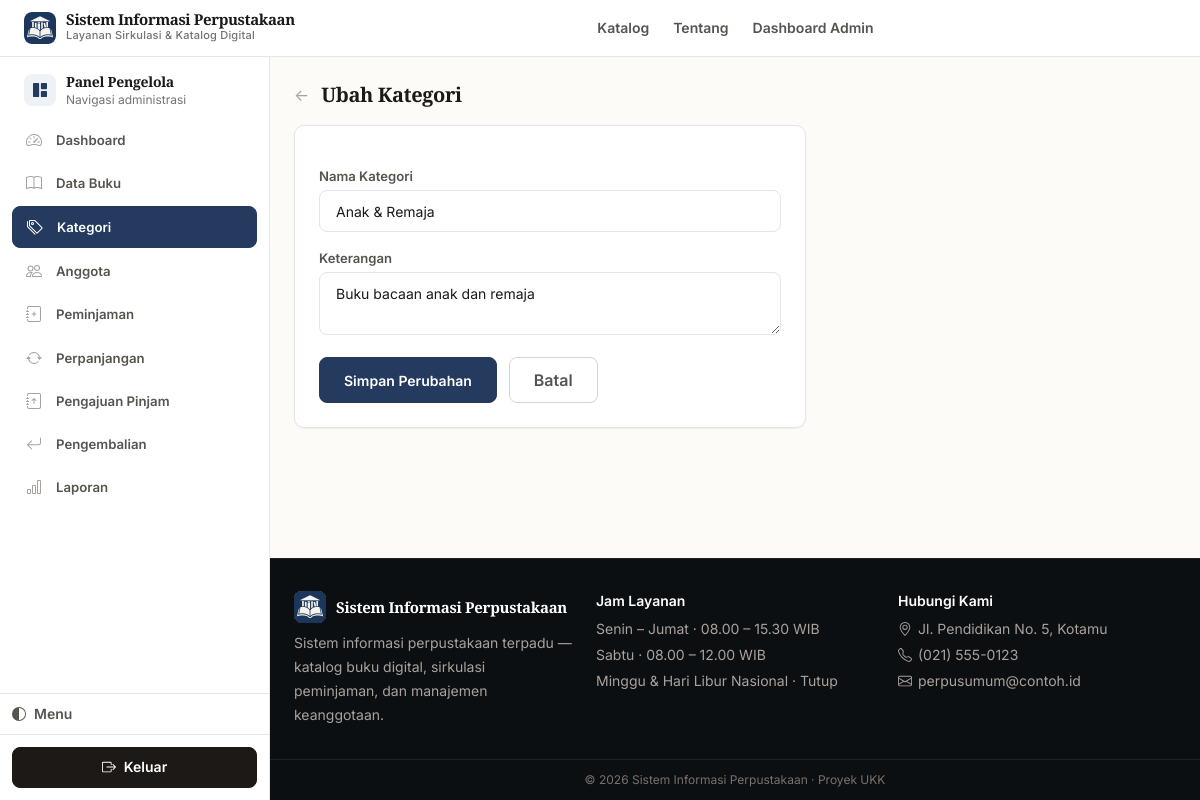
Page /admin/kategori/edit.php?id=6 (signed in) on the committed database.
### tables this page shows
CREATE TABLE `kategori` (
  `id_kategori` int NOT NULL AUTO_INCREMENT,
  `nama_kategori` varchar(100) NOT NULL,
  `keterangan` varchar(255) DEFAULT NULL,
  PRIMARY KEY (`id_kategori`),
  UNIQUE KEY `uniq_kategori_nama` (`nama_kategori`)
);

### includes/functions.php (called while the page is built, shortened)
<?php
function e($string) {
    return htmlspecialchars($string ?? '', ENT_QUOTES, 'UTF-8');
}

### admin/kategori/edit.php (the view, shortened to what this page needs)
<?php
require_once __DIR__ . '/../../config/bootstrap.php';
$id = isset($_GET['id']) ? (int) $_GET['id'] : (int) ($_POST['id'] ?? 0);
$stmt = $pdo->prepare("SELECT * FROM kategori WHERE id_kategori = :id");
$stmt->execute([':id' => $id]);
$kategori = $stmt->fetch();
$nama = $kategori['nama_kategori'];
$keterangan = $kategori['keterangan'];
require_once __DIR__ . '/../../includes/header.php';
require_once __DIR__ . '/../../includes/admin_menu.php';
?>
<div class="max-w-lg">
  <div class="flex items-center gap-3 mb-6">
    <a href="<?= BASE_URL ?>/admin/kategori/index.php" class="text-gray-400 hover:text-gray-600">&larr;</a>
    <h1 class="text-xl font-bold text-gray-800">Ubah Kategori</h1>
  </div>
  <form method="post" action="" class="bg-white rounded-xl border border-gray-100 shadow-sm p-6 space-y-4">
    <div>
      <label class="block text-sm font-medium text-gray-700 mb-1">Nama Kategori</label>
      <input type="text" name="nama_kategori" required value="<?= e($nama) ?>" class="w-full border border-gray-300 rounded-lg px-4 py-2.5 focus:outline-none focus:ring-2 focus:ring-brand-500">
    </div>
    <div>
      <label class="block text-sm font-medium text-gray-700 mb-1">Keterangan</label>
      <textarea name="keterangan" rows="2" class="w-full border border-gray-300 rounded-lg px-4 py-2.5 focus:outline-none focus:ring-2 focus:ring-brand-500"><?= e($keterangan) ?></textarea>
    </div>
    <div class="flex gap-3">
      <button type="submit" class="bg-brand-600 hover:bg-brand-700 text-white font-medium px-6 py-2.5 rounded-lg transition">Simpan Perubahan</button>
      <a href="<?= BASE_URL ?>/admin/kategori/index.php" class="border border-gray-300 hover:bg-gray-50 px-6 py-2.5 rounded-lg transition text-gray-600">Batal</a>
    </div>
  </form>
</div>
<?php require_once __DIR__ . '/../../includes/footer.php'; ?>

### assets/css/app.css (style rules this page uses)
:root { color-scheme: light; --paper: #fdfbf7; --paper-2: #f7f2eb; --surface: #ffffff; --surface-2: #faf8f5; --surface-hover: #f5f1ea; --border: #e7e5e4; --border-strong: #d6d3d1; --border-faint: #f5f5f4; --text: #1c1917; --text-muted: #57534e; --text-faint: #78716c; --text-faint-2: #a8a29e; --accent: #243a5e; --accent-hover: #1a2c4a; --accent-soft: #eef2f7; --accent-soft-2: #dbe6f2; --accent-ring: rgba(36,58,94,.14); --accent-text: #243a5e; --radius-sm: 6px; --radius: 8px; --radius-md: 10px; --radius-lg: 12px; --radius-xl: 14px; --shadow-xs: 0 1px 2px rgba(16,24,40,.05); --shadow-sm: 0 1px 3px rgba(16,24,40,.06); --shadow: 0 2px 8px rgba(16,24,40,.06); --font-body: Inter, ui-sans-serif, system-ui, -apple-system, "Segoe UI", sans-serif; --font-display: "EB Garamond", "Source Serif 4", Georgia, "Times New Roman", serif; --transition: 160ms ease; --transition-fast: 120ms ease; --badge-amber-bg: #fffbeb; --badge-amber-border: #fde68a; --badge-amber-text: #92400e; --badge-red-bg: #fef2f2; --badge-red-border: #fecaca; --badge-red-text: #991b1b; --badge-emerald-bg: #ecfdf5; --badge-emerald-border: #a7f3d0; --badge-emerald-text: #065f46; --badge-slate-bg: #f8fafc; --badge-slate-border: var(--border); --badge-slate-text: var(--text-faint); }
html { scroll-behavior: smooth; }
body { font-family: var(--font-body); background: var(--paper); color: var(--text); -webkit-font-smoothing: antialiased; text-rendering: optimizeLegibility; line-height: 1.65; }
h1, h2, h3, .font-display, .hero-title { font-family: var(--font-display); letter-spacing: -0.02em; line-height: 1.2; color: var(--text); }
h1 { font-weight: 700; }
@media (prefers-reduced-motion: no-preference) { * { scroll-behavior: auto; } }
.bg-white.rounded-2xl, .bg-white.rounded-3xl, .bg-white.rounded-xl, .profile-card, .report-stat, .report-sheet, .responsive-table-card, .mobile-card, .member-loan-card, .history-stat { border: 1px solid var(--border) !important; border-radius: var(--radius-md) !important; box-shadow: var(--shadow-xs) !important; background: var(--surface) !important; }
.shadow-soft, .shadow-sm, .shadow-float, .shadow-lg, .shadow-xl { box-shadow: var(--shadow-xs) !important; }
a.bg-brand-600, button.bg-brand-600, .bg-brand-600 { background: var(--accent) !important; color: #fff !important; border: 1px solid var(--accent) !important; border-radius: var(--radius) !important; box-shadow: none !important; font-weight: 600 !important; font-size: 0.875rem !important; transition: background var(--transition-fast), border-color var(--transition-fast), color var(--transition-fast) !important; transform: none !important; }
a.border, button.border { border-radius: var(--radius) !important; font-weight: 600 !important; }
.rounded-xl { border-radius: var(--radius) !important; }
input, select, textarea { border: 1px solid var(--border) !important; background: var(--surface) !important; color: var(--text) !important; border-radius: var(--radius) !important; transition: border-color var(--transition-fast), box-shadow var(--transition-fast), background var(--transition-fast) !important; font-size: 0.875rem !important; }
input::placeholder, textarea::placeholder { color: var(--text-faint-2) !important; }
label { color: var(--text-muted) !important; font-weight: 600 !important; font-size: 0.82rem !important; }
.px-4.py-2\.5 { padding-top: 0.6rem !important; padding-bottom: 0.6rem !important; }
input, select, textarea, button { max-width: 100%; }
.border-slate-200, .border-slate-100, .border-gray-100, .border-gray-200 { border-color: var(--border) !important; }
.text-slate-800, .text-gray-800 { color: var(--text) !important; }
.text-slate-600, .text-gray-600 { color: var(--text-muted) !important; }
.text-slate-400, .text-gray-400 { color: var(--text-faint-2) !important; }
body { animation: none !important; }
main > * { animation: none !important; }
a { transition: color var(--transition-fast) !important; }
.mb-6 { margin-bottom: 1rem !important; }

### rows in the picture
kategori: nama_kategori "Anak & Remaja", keterangan "Buku bacaan anak dan remaja"

### other values in the picture
$item['label'] "Dashboard"
$item['label'] "Data Buku"
$item['label'] "Kategori"
$item['label'] "Anggota"
$item['label'] "Peminjaman"
$item['label'] "Perpanjangan"
$item['label'] "Pengajuan Pinjam"
$item['label'] "Pengembalian"
$item['label'] "Laporan"
